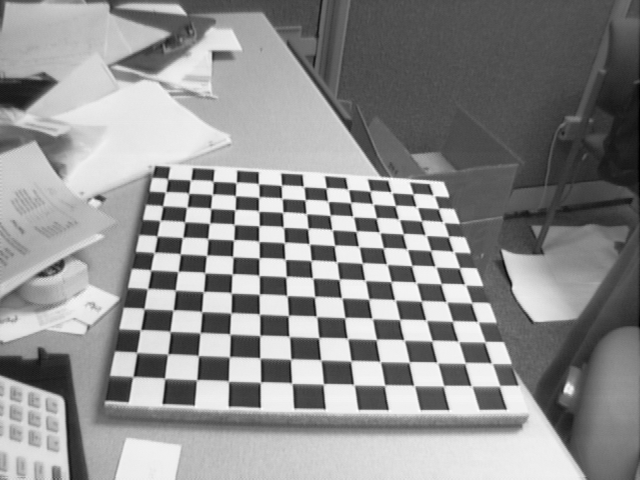
#> input picture input/Image1.tif, 640 x 480 px; its folder holds 6 pictures in this run
$ python part_f.py   (Python 2 division)
#> lines starting #> are read from the running program, lines starting #| are printed output that depends on the picture; after the words box and inside, x2 and y2 are one past the last pixel; in counts of white or black regions, pixels touching at a corner belong together
# -*- coding: utf-8 -*-
"""
Created on Tue Jan  5 23:39:15 2021

@author: Abdullah Hamza Şahin
"""

import numpy as np
import cv2
import glob
import matplotlib.pyplot as plt

criteria = (cv2.TERM_CRITERIA_EPS + cv2.TERM_CRITERIA_MAX_ITER, 30, 0.001)


def calibrate(dirpath, prefix, image_format, square_size, width=12, height=12):
#> called with dirpath = '.\\input', prefix = 'Image', image_format = 'tif', square_size = 0.3, width = 12, height = 12
    objp = np.zeros((height*width, 3), np.float32)
    objp[:, :2] = np.mgrid[0:width, 0:height].T.reshape(-1, 2)

    objp = objp * square_size

    objpoints = []
    imgpoints = []

    images = glob.glob(dirpath+'/' + prefix + '*.' + image_format)

    for fname in images:
        img = cv2.imread(fname)
#> img is the input picture: shape (480, 640, 3); min 1, max 254, mean 142.9
        gray = cv2.cvtColor(img, cv2.COLOR_BGR2GRAY)
        out = cv2.GaussianBlur(gray,(3,3),0)
        sharpeningKernel = np.array(([0, -1, 0],[-1, 5, -1],[0, -1, 0]), dtype="int")
        out = cv2.filter2D(out, -1, sharpeningKernel)
        # Find the chess board corners
        ret, corners = cv2.findChessboardCorners(out, (width, height), flags = cv2.CALIB_CB_ADAPTIVE_THRESH +
                                cv2.CALIB_CB_NORMALIZE_IMAGE)
#> ret = True; corners = 144 rows, first 8: [167.7, 179], [190.8, 180.2], [212.9, 181.8], [236.2, 182.8], [258.5, 184], [281.4, 185.6], [303.3, 186.8], [326.1, 188.1]


        print(ret)
#| True
        if ret:
            objpoints.append(objp)

            corners2 = cv2.cornerSubPix(gray, corners, (11, 11), (-1, -1), criteria)
#> corners2 = 144 rows, first 8: [168, 178], [190.6, 178.1], [213.5, 179], [236, 180.1], [258.7, 181.4], [281.9, 192.2], [303.7, 186.1], [325.6, 184.9]
            imgpoints.append(corners2)

            img = cv2.drawChessboardCorners(img, (width, height), corners2, ret)
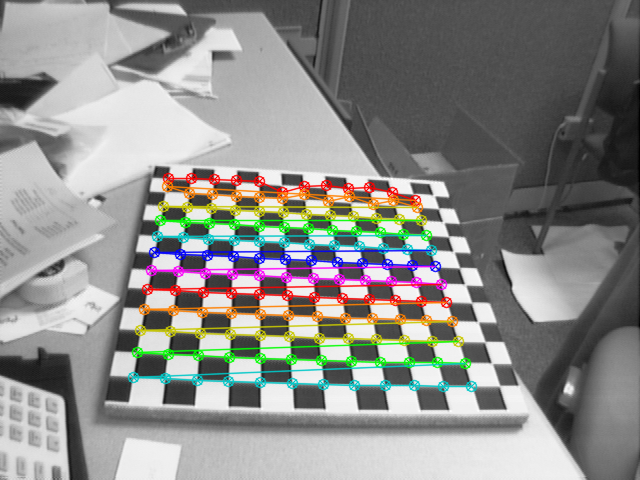
#> img: shape (480, 640, 3); 9.41% of pixels changed, all inside (x1, y1, x2, y2) = (127, 172, 478, 393)
#> pass 2 of the loop in calibrate, `for fname in images:`:
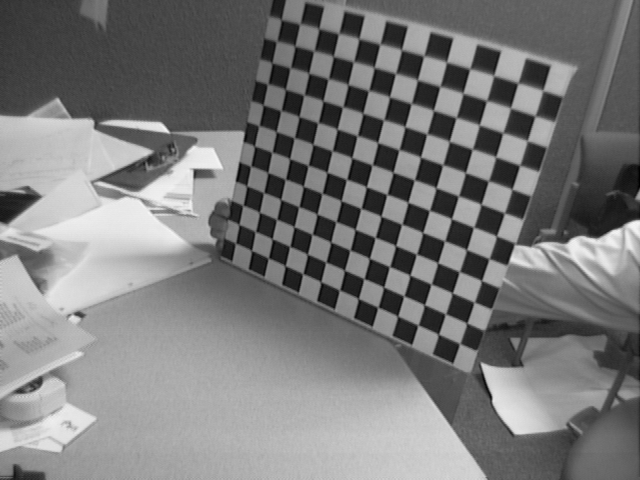
#> input picture input/Image10.tif, 640 x 480 px
#> in calibrate, img is the input picture: shape (480, 640, 3); min 1, max 246, mean 122.3
#> corners = 144 rows, first 8: [251.3, 250.7], [255.1, 231.7], [259.2, 212.4], [263.5, 192.7], [267.6, 172.8], [271.8, 152.5], [276, 131.7], [280.8, 110.9]
#| True
#> corners2 = 144 rows, first 8: [251.7, 250.4], [255.4, 231.5], [259.5, 212.2], [263.6, 192.6], [267.8, 172.5], [272, 152.2], [276.3, 131.5], [281.1, 110.6]
#> in calibrate, `img = cv2.drawChessboardCorners(img, (width, height), corners2, ret)`:
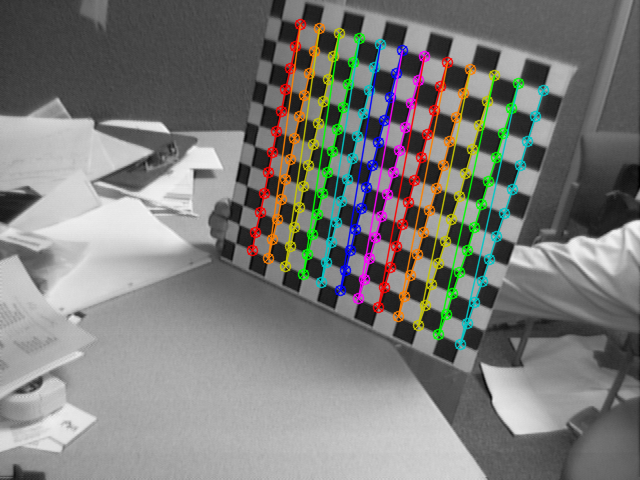
#> img: shape (480, 640, 3); 8.8% of pixels changed, all inside (x1, y1, x2, y2) = (246, 18, 550, 351)
#> pass 3 of the loop in calibrate, `for fname in images:`:
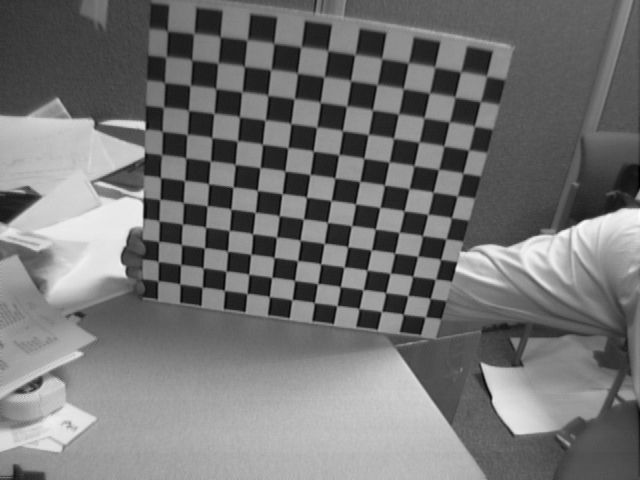
#> input picture input/Image11.tif, 640 x 480 px
#> in calibrate, img is the input picture: shape (480, 640, 3); min 1, max 254, mean 116.2
#> corners = 144 rows, first 8: [179.7, 284], [180.6, 264.7], [181.4, 244.8], [182.4, 224.3], [183.5, 202.8], [184.5, 180.9], [185.6, 158.2], [186.9, 134.8]
#| True
#> corners2 = 144 rows, first 8: [179.9, 283.9], [180.7, 264.6], [181.5, 244.5], [182.4, 223.9], [183.4, 202.5], [184.5, 180.5], [185.8, 157.8], [187, 134.4]
#> in calibrate, `img = cv2.drawChessboardCorners(img, (width, height), corners2, ret)`:
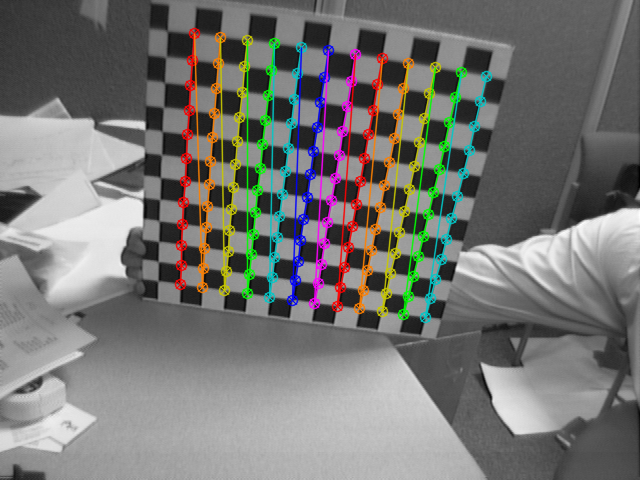
#> img: shape (480, 640, 3); 8.99% of pixels changed, all inside (x1, y1, x2, y2) = (174, 27, 493, 324)
#> the loop made 6 passes; the first 3 are shown

    ret, mtx, dist, rvecs, tvecs = cv2.calibrateCamera(objpoints, imgpoints, gray.shape[::-1], None, None)

    return [ret, mtx, dist, rvecs, tvecs]


def drawlines(img1,img2,lines,pts1,pts2):
    r,c = img1.shape
    img1 = cv2.cvtColor(img1,cv2.COLOR_GRAY2BGR)
    img2 = cv2.cvtColor(img2,cv2.COLOR_GRAY2BGR)
    for r,pt1,pt2 in zip(lines,pts1,pts2):
        color = tuple(np.random.randint(0,255,3).tolist())
        x0,y0 = map(int, [0, -r[2]/r[1] ])
        x1,y1 = map(int, [c, -(r[2]+r[0]*c)/r[1] ])
        img1 = cv2.line(img1, (x0,y0), (x1,y1), color,1)
        img1 = cv2.circle(img1,tuple(pt1),5,color,-1)

    return img1


ret, mtx, dist, rvecs, tvecs = calibrate(".\input", "Image", "tif", 0.3, 12, 12)


sift = cv2.xfeatures2d.SIFT_create(1000)
bf = cv2.BFMatcher(cv2.NORM_L2, crossCheck=True)
img1 = cv2.imread("./input/Image13.tif",0)
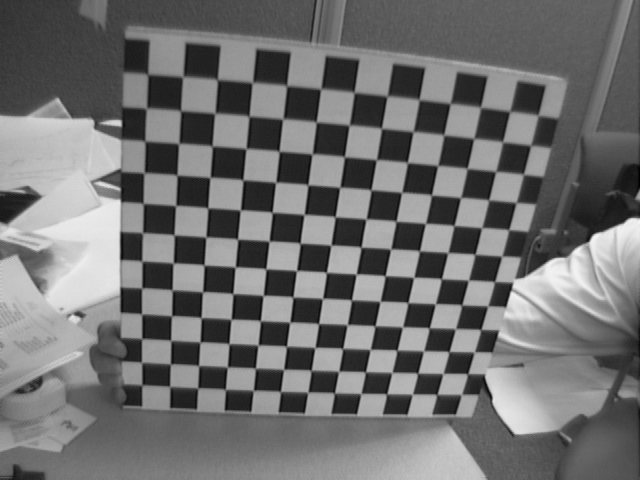
#> input picture input/Image13.tif, 640 x 480 px
#> img1 is the input picture: shape (480, 640); min 1, max 250, mean 112.3

kp1, des1 = sift.detectAndCompute(img1,None)
#> kp1 = 761 keypoints; strongest (x, y, size): (130, 246, 16.7), (501, 295, 13.3), (130, 300, 15.7), (477, 385, 13.7)


img2 = cv2.imread("./input/Image14.tif",0)
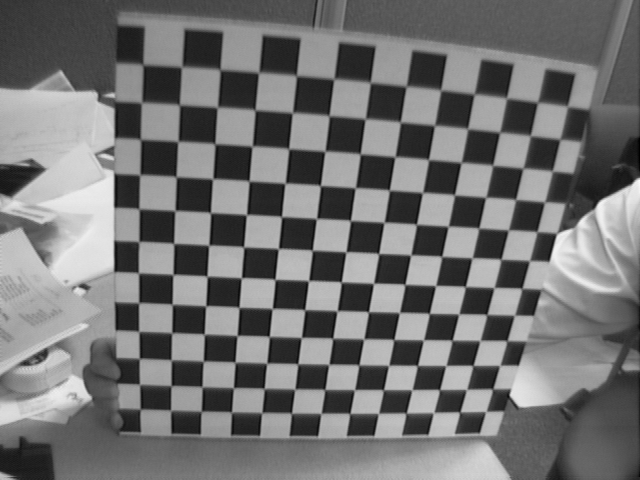
#> input picture input/Image14.tif, 640 x 480 px
#> img2 is the input picture: shape (480, 640); min 1, max 252, mean 114.7

kp2, des2 = sift.detectAndCompute(img2,None)
#> kp2 = 678 keypoints; strongest (x, y, size): (544, 248, 14.5), (126, 192, 18.9), (294, 265, 19.7), (477, 301, 16.9)
matches = bf.match(des1,des2)
#> matches = 342 matches

kps1 = np.float32([kp.pt for kp in kp1])
#> kps1 = 761 pairs, first value 9.16 to 634.7, second value 30.16 to 473
kps2 = np.float32([kp.pt for kp in kp2])
#> kps2 = 678 pairs, first value 4.16 to 629, second value 18.9 to 473.7

pts1 = np.float32([kps1[m.queryIdx] for m in matches])
#> pts1 = 342 pairs, first value 9.16 to 624.8, second value 32.45 to 473
pts2 = np.float32([kps2[m.trainIdx] for m in matches])
#> pts2 = 342 pairs, first value 4.16 to 628.4, second value 18.9 to 473.7

pts1 = np.int32(pts1)
#> pts1 = 342 pairs, first value 9 to 624, second value 32 to 472
pts2 = np.int32(pts2)
#> pts2 = 342 pairs, first value 4 to 628, second value 18 to 473
F, mask = cv2.findFundamentalMat(pts1,pts2)
#> F = [[1.73e-06, 9.11e-06, 0.0324], [-7.33e-06, 3.2e-07, 0.0123], [-0.0368, -0.0142, 1]]; mask = 342 values, max 1 at index 4, min 0 at index 0, mean 0.518
pts1 = pts1[mask.ravel()==1]
#> pts1 = 177 pairs, first value 15 to 551, second value 32 to 468
pts2 = pts2[mask.ravel()==1]
#> pts2 = 177 pairs, first value 21 to 583, second value 18 to 441

lines1 = cv2.computeCorrespondEpilines(pts2.reshape(-1,1,2), 2,F)
#> lines1 = 177 rows, first 8: [-0.945, -0.327, 167.1], [-0.945, -0.327, 167.1], [-0.946, -0.325, 176], [-0.944, -0.329, 158.3], [-0.945, -0.328, 160.4], [-0.941, -0.337, 122.5], [-0.946, -0.326, 172.6], [-0.945, -0.328, 160.4]
lines1 = lines1.reshape(-1,3)
img1_draw = drawlines(img1,img2,lines1,pts1,pts2)
#> the loop in drawlines, `for r,pt1,pt2 in zip(lines,pts1,pts2):` made 177 passes
#> (r, pt1, pt2, color, y0, y1) on passes 1 to 3: ([-0.945, -0.327, 167.1], [15, 468], [21, 440], (172, 47, 117), 511, -1339), ([-0.945, -0.327, 167.1], [15, 468], [21, 440], (192, 67, 251), 511, -1339), ([-0.946, -0.325, 176], [28, 466], [33, 438], (195, 103, 9), 541, -1321)
#> after the loop in drawlines, `for r,pt1,pt2 in zip(lines,pts1,pts2):`:
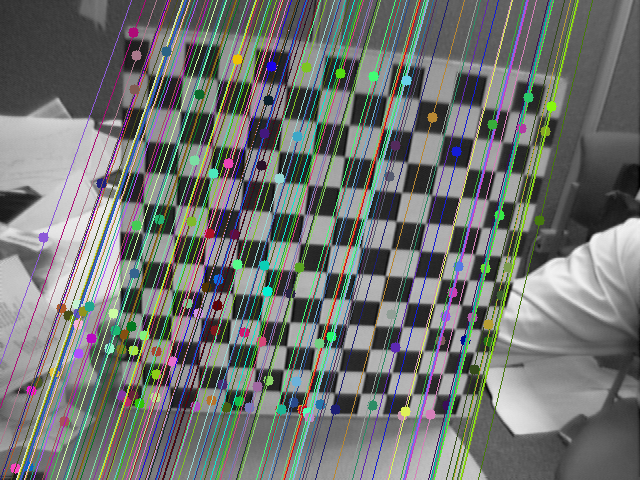
#> img1: shape (480, 640, 3); mean B, G, R 113.4, 115.8, 112.6

lines2 = cv2.computeCorrespondEpilines(pts1.reshape(-1,1,2), 1,F)
#> lines2 = 177 rows, first 8: [0.948, 0.318, -159.8], [0.948, 0.318, -159.8], [0.949, 0.316, -171.5], [0.947, 0.32, -149.1], [0.948, 0.319, -152.2], [0.945, 0.328, -107.5], [0.949, 0.317, -165.4], [0.948, 0.32, -150.5]
lines2 = lines2.reshape(-1,3)
img2_draw = drawlines(img2,img1,lines2,pts2,pts1)
#> the loop in drawlines (call 2), `for r,pt1,pt2 in zip(lines,pts1,pts2):` made 177 passes
#> (r, pt1, pt2, color, y0, y1) on passes 1 to 3: ([0.948, 0.318, -159.8], [21, 440], [15, 468], (208, 248, 22), 502, -1406), ([0.948, 0.318, -159.8], [21, 440], [15, 468], (248, 79, 217), 502, -1406), ([0.949, 0.316, -171.5], [33, 438], [28, 466], (8, 227, 6), 543, -1380)
#> pass 1, in drawlines (call 2), `img1 = cv2.line(img1, (x0,y0), (x1,y1), color,1)`:
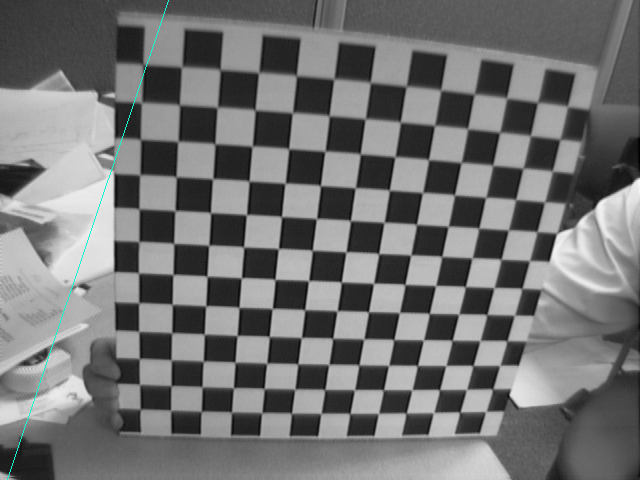
#> img1: shape (480, 640, 3); 0.16% of pixels changed, all inside (x1, y1, x2, y2) = (7, 0, 169, 480)
#> pass 2, in drawlines (call 2), `img1 = cv2.line(img1, (x0,y0), (x1,y1), color,1)`:
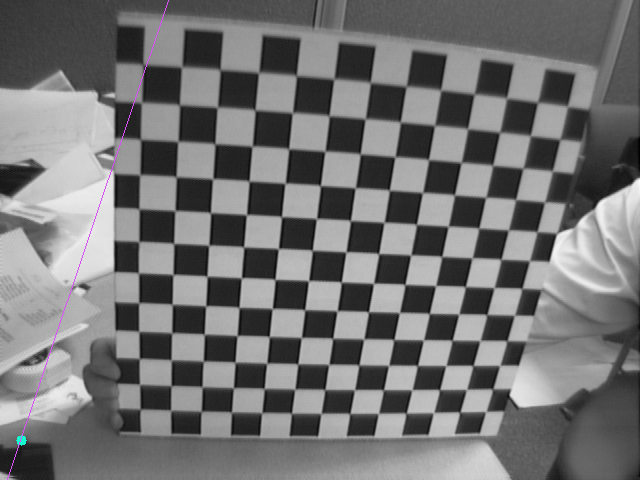
#> img1: shape (480, 640, 3); mean B, G, R 114.8, 114.6, 114.8
#> after the loop in drawlines (call 2), `for r,pt1,pt2 in zip(lines,pts1,pts2):`:
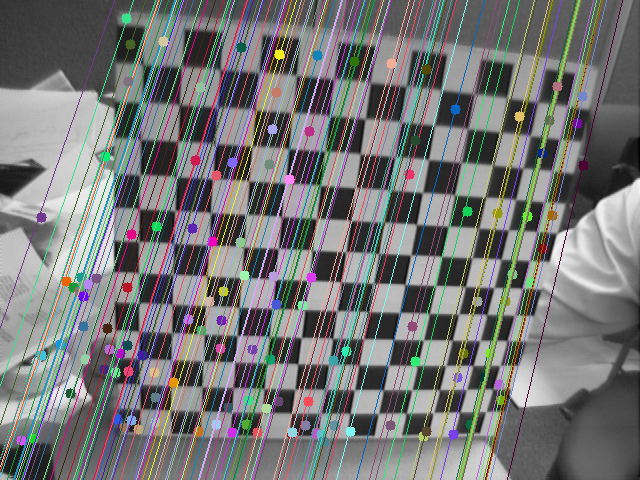
#> img1: shape (480, 640, 3); mean B, G, R 118.1, 118, 117.4

plt.subplot(121),plt.imshow(img1_draw)
plt.subplot(122),plt.imshow(img2_draw)
plt.savefig("./output/Epipolar_Lines.png")
#> figure, not shown here; B, G, R data is drawn as R, G, B
plt.show()
